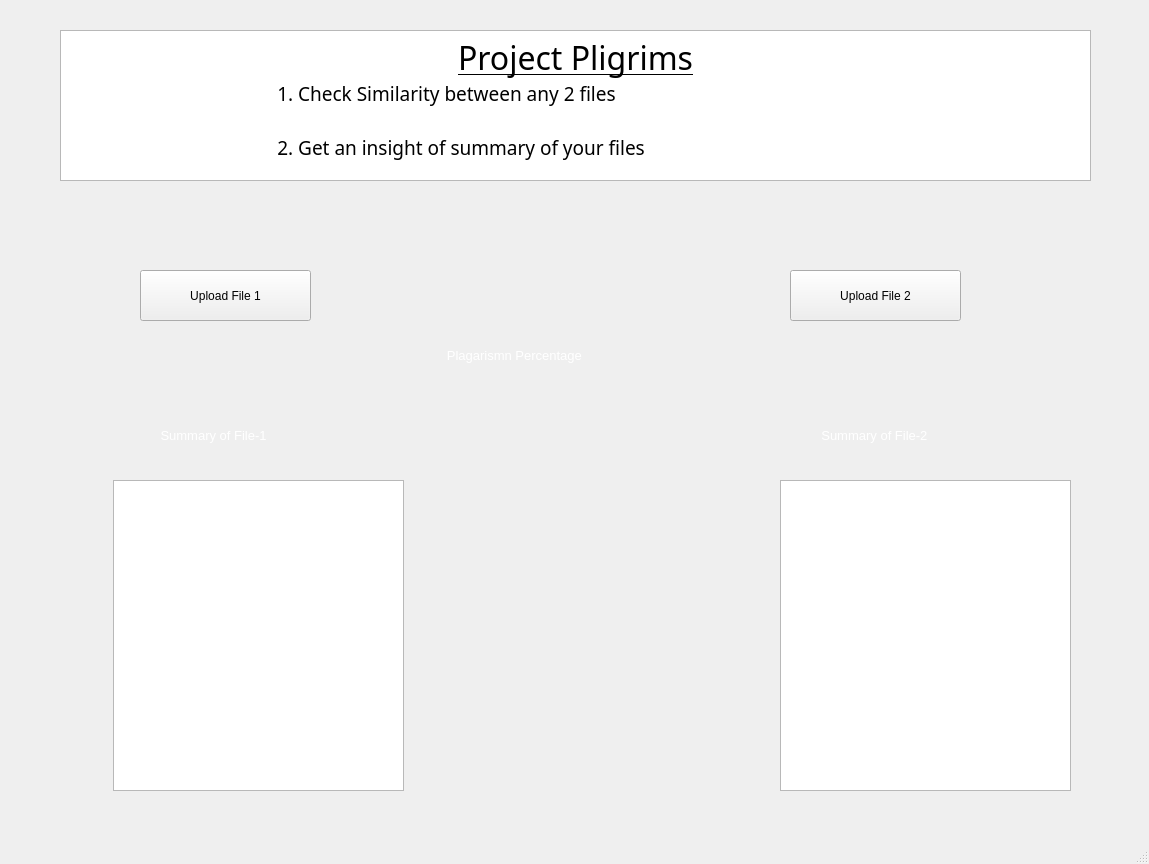
<?xml version="1.0" encoding="UTF-8"?>
<ui version="4.0">
 <class>MainWindow</class>
 <widget class="QMainWindow" name="MainWindow">
  <property name="geometry">
   <rect>
    <x>0</x>
    <y>0</y>
    <width>1149</width>
    <height>864</height>
   </rect>
  </property>
  <property name="windowTitle">
   <string>MainWindow</string>
  </property>
  <widget class="QWidget" name="centralwidget">
   <widget class="QLabel" name="label">
    <property name="geometry">
     <rect>
      <x>-6</x>
      <y>5</y>
      <width>1121</width>
      <height>831</height>
     </rect>
    </property>
    <property name="text">
     <string/>
    </property>
    <property name="pixmap">
     <pixmap>C:/Users/Anshuman/Desktop/Images/1457874.jpg</pixmap>
    </property>
    <property name="scaledContents">
     <bool>true</bool>
    </property>
   </widget>
   <widget class="QTextEdit" name="textEdit_1">
    <property name="geometry">
     <rect>
      <x>60</x>
      <y>30</y>
      <width>1031</width>
      <height>151</height>
     </rect>
    </property>
    <property name="font">
     <font>
      <family>HP Simplified Hans</family>
     </font>
    </property>
    <property name="autoFillBackground">
     <bool>true</bool>
    </property>
    <property name="readOnly">
     <bool>true</bool>
    </property>
    <property name="html">
     <string>&lt;!DOCTYPE HTML PUBLIC &quot;-//W3C//DTD HTML 4.0//EN&quot; &quot;http://www.w3.org/TR/REC-html40/strict.dtd&quot;&gt;
&lt;html&gt;&lt;head&gt;&lt;meta name=&quot;qrichtext&quot; content=&quot;1&quot; /&gt;&lt;style type=&quot;text/css&quot;&gt;
p, li { white-space: pre-wrap; }
&lt;/style&gt;&lt;/head&gt;&lt;body style=&quot; font-family:'HP Simplified Hans'; font-size:7.8pt; font-weight:400; font-style:normal;&quot;&gt;
&lt;p align=&quot;center&quot; style=&quot; margin-top:0px; margin-bottom:0px; margin-left:0px; margin-right:0px; -qt-block-indent:0; text-indent:0px;&quot;&gt;&lt;span style=&quot; font-family:'MS Shell Dlg 2'; font-size:24pt; text-decoration: underline;&quot;&gt;Project Pligrims&lt;/span&gt;&lt;/p&gt;
&lt;p align=&quot;justify&quot; style=&quot; margin-top:0px; margin-bottom:0px; margin-left:0px; margin-right:0px; -qt-block-indent:0; text-indent:0px;&quot;&gt;&lt;span style=&quot; font-family:'MS Shell Dlg 2'; font-size:14pt;&quot;&gt;                                           1. Check Similarity between any 2 files&lt;/span&gt;&lt;/p&gt;
&lt;p align=&quot;justify&quot; style=&quot;-qt-paragraph-type:empty; margin-top:0px; margin-bottom:0px; margin-left:0px; margin-right:0px; -qt-block-indent:0; text-indent:0px; font-family:'MS Shell Dlg 2'; font-size:14pt;&quot;&gt;&lt;br /&gt;&lt;/p&gt;
&lt;p align=&quot;justify&quot; style=&quot; margin-top:0px; margin-bottom:0px; margin-left:0px; margin-right:0px; -qt-block-indent:0; text-indent:0px;&quot;&gt;&lt;span style=&quot; font-family:'MS Shell Dlg 2'; font-size:14pt;&quot;&gt;                                           2. Get an insight of summary of your files&lt;/span&gt;&lt;/p&gt;&lt;/body&gt;&lt;/html&gt;</string>
    </property>
   </widget>
   <widget class="QPushButton" name="uploadfile_1">
    <property name="geometry">
     <rect>
      <x>140</x>
      <y>270</y>
      <width>171</width>
      <height>51</height>
     </rect>
    </property>
    <property name="text">
     <string>Upload File 1</string>
    </property>
   </widget>
   <widget class="QPushButton" name="uploadfile_2">
    <property name="geometry">
     <rect>
      <x>790</x>
      <y>270</y>
      <width>171</width>
      <height>51</height>
     </rect>
    </property>
    <property name="text">
     <string>Upload File 2</string>
    </property>
   </widget>
   <widget class="QLabel" name="percent">
    <property name="geometry">
     <rect>
      <x>400</x>
      <y>330</y>
      <width>271</width>
      <height>51</height>
     </rect>
    </property>
    <property name="font">
     <font>
      <family>Yu Gothic UI</family>
      <pointsize>10</pointsize>
     </font>
    </property>
    <property name="whatsThis">
     <string>&lt;html&gt;&lt;head/&gt;&lt;body&gt;&lt;p&gt;&lt;span style=&quot; font-size:16pt;&quot;&gt;Plagrism&lt;/span&gt;&lt;/p&gt;&lt;p&gt;&lt;br/&gt;&lt;/p&gt;&lt;/body&gt;&lt;/html&gt;</string>
    </property>
    <property name="styleSheet">
     <string notr="true">color:white;
size:42;</string>
    </property>
    <property name="text">
     <string>             Plagarismn Percentage</string>
    </property>
    <property name="scaledContents">
     <bool>true</bool>
    </property>
   </widget>
   <widget class="QTextEdit" name="summ_1">
    <property name="geometry">
     <rect>
      <x>113</x>
      <y>480</y>
      <width>291</width>
      <height>311</height>
     </rect>
    </property>
    <property name="html">
     <string>&lt;!DOCTYPE HTML PUBLIC &quot;-//W3C//DTD HTML 4.0//EN&quot; &quot;http://www.w3.org/TR/REC-html40/strict.dtd&quot;&gt;
&lt;html&gt;&lt;head&gt;&lt;meta name=&quot;qrichtext&quot; content=&quot;1&quot; /&gt;&lt;style type=&quot;text/css&quot;&gt;
p, li { white-space: pre-wrap; }
&lt;/style&gt;&lt;/head&gt;&lt;body style=&quot; font-family:'MS Shell Dlg 2'; font-size:7.8pt; font-weight:400; font-style:normal;&quot;&gt;
&lt;p style=&quot;-qt-paragraph-type:empty; margin-top:0px; margin-bottom:0px; margin-left:0px; margin-right:0px; -qt-block-indent:0; text-indent:0px;&quot;&gt;&lt;br /&gt;&lt;/p&gt;&lt;/body&gt;&lt;/html&gt;</string>
    </property>
   </widget>
   <widget class="QTextEdit" name="textEdit_2">
    <property name="geometry">
     <rect>
      <x>780</x>
      <y>480</y>
      <width>291</width>
      <height>311</height>
     </rect>
    </property>
   </widget>
   <widget class="QLabel" name="percent_2">
    <property name="geometry">
     <rect>
      <x>110</x>
      <y>410</y>
      <width>271</width>
      <height>51</height>
     </rect>
    </property>
    <property name="font">
     <font>
      <family>Yu Gothic UI</family>
      <pointsize>10</pointsize>
     </font>
    </property>
    <property name="whatsThis">
     <string>&lt;html&gt;&lt;head/&gt;&lt;body&gt;&lt;p&gt;&lt;span style=&quot; font-size:16pt;&quot;&gt;Plagrism&lt;/span&gt;&lt;/p&gt;&lt;p&gt;&lt;br/&gt;&lt;/p&gt;&lt;/body&gt;&lt;/html&gt;</string>
    </property>
    <property name="styleSheet">
     <string notr="true">color:white;
size:42;</string>
    </property>
    <property name="text">
     <string>              Summary of File-1 </string>
    </property>
    <property name="scaledContents">
     <bool>true</bool>
    </property>
   </widget>
   <widget class="QLabel" name="percent_3">
    <property name="geometry">
     <rect>
      <x>760</x>
      <y>410</y>
      <width>271</width>
      <height>51</height>
     </rect>
    </property>
    <property name="font">
     <font>
      <family>Yu Gothic UI</family>
      <pointsize>10</pointsize>
     </font>
    </property>
    <property name="whatsThis">
     <string>&lt;html&gt;&lt;head/&gt;&lt;body&gt;&lt;p&gt;&lt;span style=&quot; font-size:16pt;&quot;&gt;Plagrism&lt;/span&gt;&lt;/p&gt;&lt;p&gt;&lt;br/&gt;&lt;/p&gt;&lt;/body&gt;&lt;/html&gt;</string>
    </property>
    <property name="styleSheet">
     <string notr="true">color:white;
size:42;</string>
    </property>
    <property name="text">
     <string>                 Summary of File-2</string>
    </property>
    <property name="scaledContents">
     <bool>true</bool>
    </property>
   </widget>
   <zorder>label</zorder>
   <zorder>uploadfile_1</zorder>
   <zorder>uploadfile_2</zorder>
   <zorder>percent</zorder>
   <zorder>textEdit_1</zorder>
   <zorder>summ_1</zorder>
   <zorder>textEdit_2</zorder>
   <zorder>percent_2</zorder>
   <zorder>percent_3</zorder>
  </widget>
  <widget class="QMenuBar" name="menubar">
   <property name="geometry">
    <rect>
     <x>0</x>
     <y>0</y>
     <width>1149</width>
     <height>26</height>
    </rect>
   </property>
  </widget>
  <widget class="QStatusBar" name="statusbar"/>
 </widget>
 <resources>
  <include location="C:/Users/Anshuman/Desktop/Images/test.qrc"/>
 </resources>
 <connections/>
</ui>
